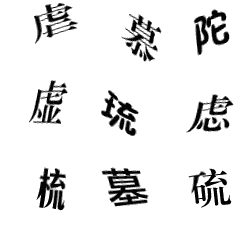
#> input picture src/ocr/images/corr_vcode/vcode_2259.png, 240 x 234 px; its folder holds only this picture in this run
$ python get_train_images.py
#> lines starting #> are read from the running program, lines starting #| are printed output that depends on the picture
#> further down, Img is the input picture: shape (234, 240); min 4, max 255, mean 231.4
# coding:utf-8

import os
import sys
import logging
import logging.config

import cv2
import numpy as np

sys.path.append(os.path.join(os.path.dirname(__file__), '..'))
from spider.settings import LOGGING
from spider.settings import LOGGING
logging.config.dictConfig(LOGGING)
logger = logging.getLogger('myocr')

BASEDIR = os.path.dirname(os.path.abspath(__file__))
VCODEDIR = os.path.join(BASEDIR, 'images/corr_vcode/')
TRAINDIR = os.path.join(BASEDIR, 'images/train/')

def CutImage(Bpp, filename):

#> called with filename = 'vcode_2259.png'
    logger.debug('start cut {filename} to single vcode...'.format(filename=filename))
    shotname, extension = os.path.splitext(filename)

    img1 = np.zeros((72, 80))   #高/宽
    for i in range(0, 80):
        for j in range(0, 72):
            img1[j][i] = Bpp[j][i]
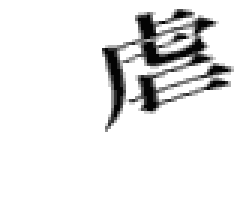
#> img1: shape (72, 80) float64 (shown 3 times larger); min 4, max 255, mean 234.4
    cv2.imwrite(TRAINDIR+shotname+'1'+ extension, img1)

    img2 = np.zeros((72, 80))   #高/宽
    for i in range(80, 160):
        for j in range(0, 72):
            img2[j][i-80] = Bpp[j][i]
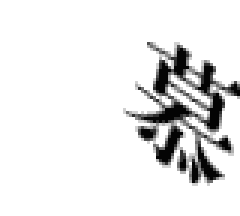
#> img2: shape (72, 80) float64 (shown 3 times larger); min 4, max 255, mean 232.1
    cv2.imwrite(TRAINDIR+shotname+'2'+ extension, img2)

    img3 = np.zeros((72, 80))   #高/宽
    for i in range(160, 240):
        for j in range(0, 72):
            img3[j][i-160] = Bpp[j][i]
    cv2.imwrite(TRAINDIR+shotname+'3'+ extension, img3)

    img4 = np.zeros((72, 80))   #高/宽
    for i in range(0, 80):
        for j in range(72, 144):
            img4[j-72][i-0] = Bpp[j][i]
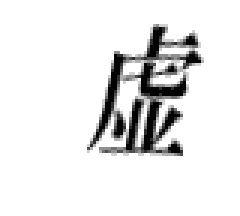
#> img4: shape (72, 80) float64 (shown 3 times larger); min 4, max 255, mean 232.2
    cv2.imwrite(TRAINDIR+shotname+'4'+ extension, img4)

    img5 = np.zeros((72, 80))   #高/宽
    for i in range(80, 160):
        for j in range(72, 144):
            img5[j-72][i-80] = Bpp[j][i]
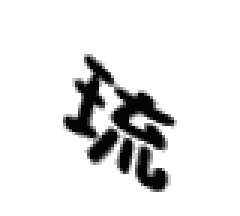
#> img5: shape (72, 80) float64 (shown 3 times larger); min 4, max 255, mean 229.6
    cv2.imwrite(TRAINDIR+shotname+'5'+ extension, img5)

    img6 = np.zeros((72, 80))   #高/宽
    for i in range(160, 240):
        for j in range(72, 144):
            img6[j-72][i-160] = Bpp[j][i]
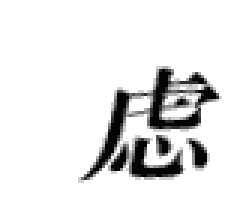
#> img6: shape (72, 80) float64 (shown 3 times larger); min 4, max 255, mean 231.2
    cv2.imwrite(TRAINDIR+shotname+'6'+ extension, img6)

    img7 = np.zeros((72, 80))   #高/宽
    for i in range(0, 80):
        for j in range(144, 216):
            img7[j-144][i-0] = Bpp[j][i]
    cv2.imwrite(TRAINDIR+shotname+'7'+ extension, img7)

    img8 = np.zeros((72, 80))   #高/宽
    for i in range(80, 160):
        for j in range(144, 216):
            img8[j-144][i-80] = Bpp[j][i]
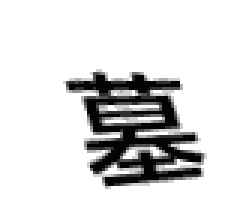
#> img8: shape (72, 80) float64 (shown 3 times larger); min 4, max 255, mean 219.6
    cv2.imwrite(TRAINDIR+shotname+'8'+ extension, img8)

    img9 = np.zeros((72, 80))   #高/宽
    for i in range(160, 240):
        for j in range(144, 216):
            img9[j-144][i-160] = Bpp[j][i]
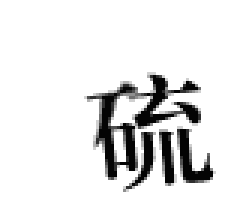
#> img9: shape (72, 80) float64 (shown 3 times larger); min 4, max 255, mean 230.2
    cv2.imwrite(TRAINDIR+shotname+'9'+ extension, img9)

    logger.debug('has cuted {filename} to single vcode...'.format(filename=filename))
    return


if __name__ == '__main__':
    vcodes = os.listdir(VCODEDIR)
    for filename in vcodes:
        file_path = os.path.join(VCODEDIR, filename)
        Img = cv2.imread(file_path, 0)
        cut_images = CutImage(Img, filename)

$ run again, on src/ocr/images/corr_vcode/vcode_3085.png
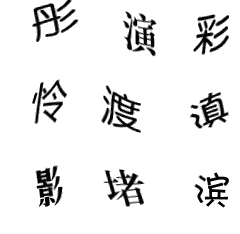
#> input picture src/ocr/images/corr_vcode/vcode_3085.png, 240 x 234 px
#> Img is the input picture: shape (234, 240); min 4, max 255, mean 234.9
#> after the loop in CutImage, `for i in range(0, 80):`:
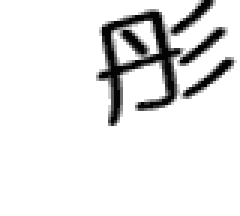
#> img1: shape (72, 80) float64 (shown 3 times larger); min 4, max 255, mean 231.4
#> after the loop in CutImage, `for i in range(160, 240):`:
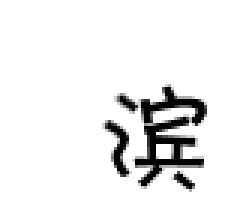
#> img9: shape (72, 80) float64 (shown 3 times larger); min 4, max 255, mean 237.2

$ run again, on src/ocr/images/corr_vcode/vcode_2383.png
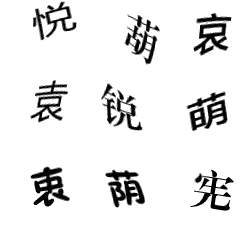
#> input picture src/ocr/images/corr_vcode/vcode_2383.png, 240 x 234 px
#> Img is the input picture: shape (234, 240); min 4, max 255, mean 231.5
#> after the loop in CutImage, `for i in range(0, 80):`:
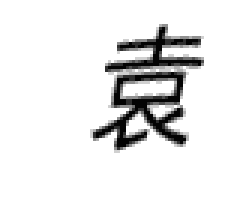
#> img4: shape (72, 80) float64 (shown 3 times larger); min 4, max 255, mean 233.2
#> after the loop in CutImage, `for i in range(160, 240):`:
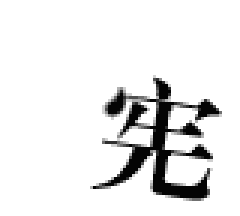
#> img9: shape (72, 80) float64 (shown 3 times larger); min 4, max 255, mean 232.5
